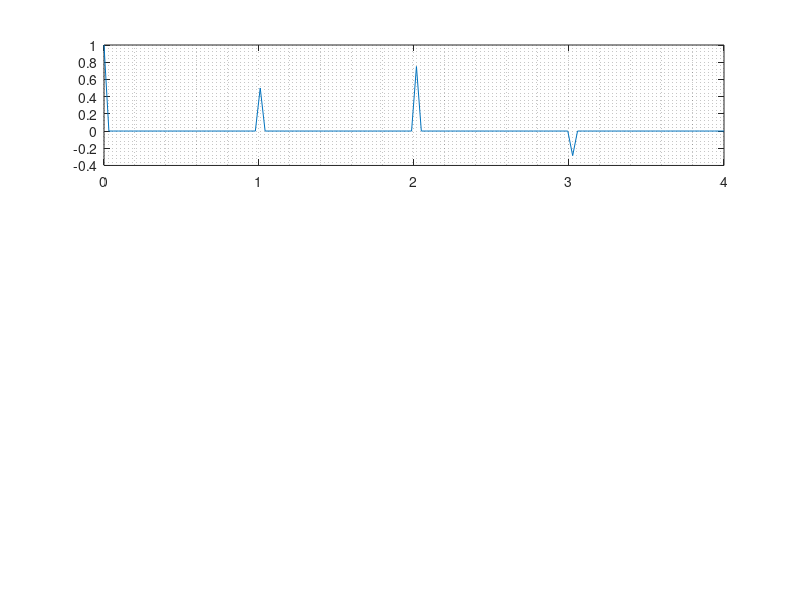

Source code (MATLAB): (Note: this script raises an error after producing the figure.)
close all
clear
clc

%%
% Plot eq impulse response

ch1 = [1, 0.5, 0.75, -2/7];
ch_outdoor = [0.5 1 0 0.63 0 0 0 0 0.25 0 0 0 0.16 0 0 0 0 0 0 0 0 0 0 0 0 0.1];
ch_indoor = [1 0.4365 0.1905 0.0832 0 0.0158 0 0.003];

C = cell(3,1);
C(:,:) = {upsample(ch1,32);upsample(ch_outdoor,32);upsample(ch_indoor,32)};

rx =1:512;
Eb = 1;
n_pow = 0.1;

for i=1:numel(C)
    t_ch = linspace(0,length(C{i,:})/32,length(C{i,:}));
    figure(1),
    subplot(3,1,i)
    plot(t_ch,C{i,:})
    
    grid minor
    title("Channel: "+i+ ...
        " Impulse Response")

    H = freqz(C{i,:});
    Q_zf = 1./H;
    Q_mmse = conj(H) ./ ((abs(H).^2) + n_pow/Eb);

    q_zf = ifft(Q_zf,numel(C{i,:}));
    q_mmse = ifft(Q_mmse,numel(C{i,:}));

    t = linspace(0,length(q_zf)/32,length(q_zf));
    figure(i+1),
    subplot(2,1,1)
    plot(t,q_zf)
    grid minor
    title("Channel: "+i+newline + ...
        "ZF Equalizer - Impulse Response")
    subplot(2,1,2)
    plot(t,q_mmse)
    grid minor
    title("MMSE Equalizer - Impulse Response")
    subtitle("noise power: "+n_pow)
end



